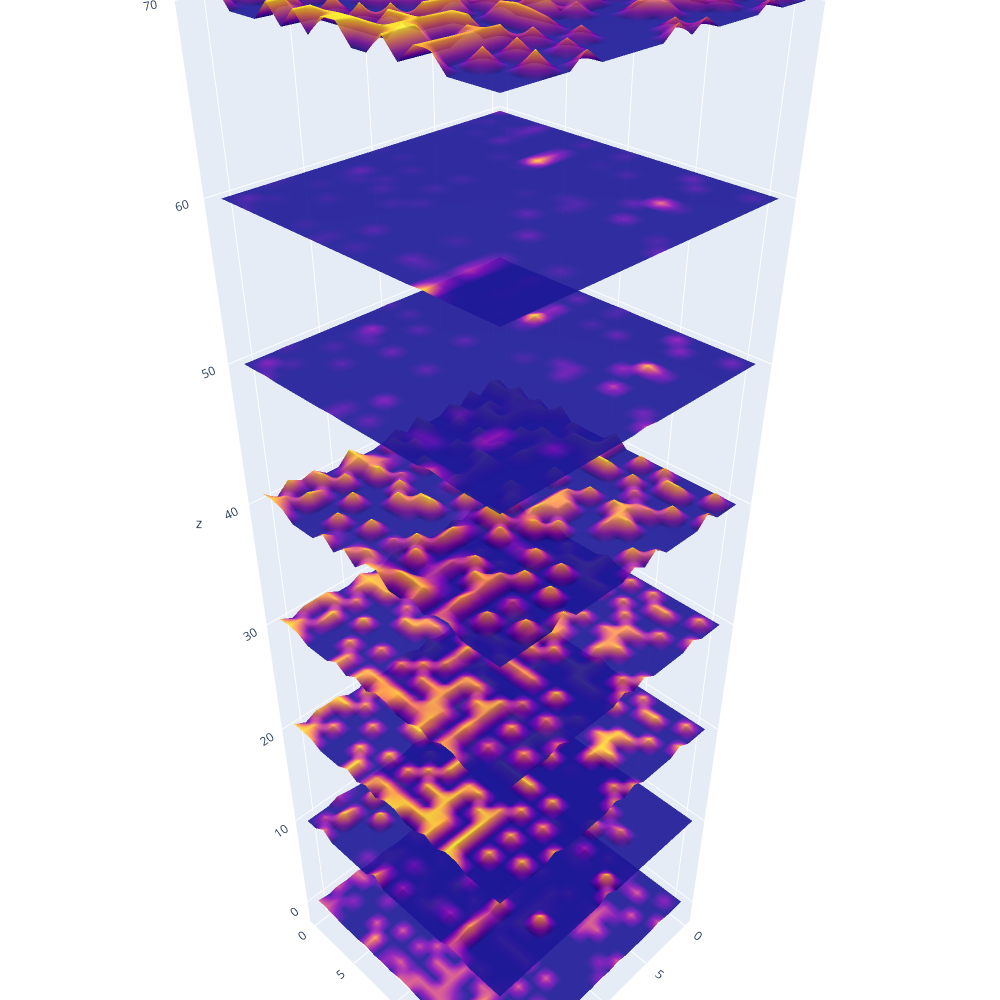

Here is the notebook cell this chart was saved with:
### Code cell
import plotly.graph_objects as go

fig = go.Figure(data=[
    go.Surface(z=layers_for_plot[0], showscale=False, opacity=0.9,name=features[0]),
    go.Surface(z=layers_for_plot[1]+10, showscale=False, opacity=0.9,name=features[1]),
    go.Surface(z=layers_for_plot[2]+20, showscale=False, opacity=0.9,name=features[2]),
    go.Surface(z=layers_for_plot[3]+30, showscale=False, opacity=0.9,name=features[3]),
    go.Surface(z=layers_for_plot[4]+40, showscale=False, opacity=0.9,name=features[4]),
    go.Surface(z=layers_for_plot[5]+50, showscale=False, opacity=0.9,name=features[5]),
    go.Surface(z=layers_for_plot[6]+60, showscale=False, opacity=0.9,name=features[6]),
    go.Surface(z=layers_for_plot[7]+70, showscale=False, opacity=0.9,name=features[7]),
    go.Surface(z=layers_for_plot[8]+80, showscale=False, opacity=0.9,name=features[8])
])
fig.update_layout(
    autosize=False,
    width=1000,
    height=1000,
    margin=dict(
        l=0,
        r=0,
        b=0,
        t=0,
        pad=0
    )
)
fig.show()

### Figure 1 — Plotly figure (JSON) as saved in the notebook; plotly's stock layout.template omitted (floating-point values rounded to 4 significant figures; data arrays with more than 128 entries replaced by an {"elided": "..."} marker saying what was removed)
{"data": [{"name": "cn", "opacity": 0.9, "showscale": false, "z": {"elided": "22x22 float values"}, "type": "surface"}, {"name": "log10_distanceToNearestCNV", "opacity": 0.9, "showscale": false, "z": {"elided": "22x22 float values"}, "type": "surface"}, {"name": "logR", "opacity": 0.9, "showscale": false, "z": {"elided": "22x22 float values"}, "type": "surface"}, {"name": "changepoint", "opacity": 0.9, "showscale": false, "z": {"elided": "22x22 float values"}, "type": "surface"}, {"name": "log10_segmentSize", "opacity": 0.9, "showscale": false, "z": {"elided": "22x22 float values"}, "type": "surface"}, {"name": "loh", "opacity": 0.9, "showscale": false, "z": {"elided": "22x22 float values"}, "type": "surface"}, {"name": "allelicImbalance", "opacity": 0.9, "showscale": false, "z": {"elided": "22x22 float values"}, "type": "surface"}, {"name": "log10_distToCentromere", "opacity": 0.9, "showscale": false, "z": {"elided": "22x22 float values"}, "type": "surface"}, {"name": "replication_timing", "opacity": 0.9, "showscale": false, "z": {"elided": "22x22 float values"}, "type": "surface"}], "layout": {"margin": {"l": 0, "r": 0, "b": 0, "t": 0, "pad": 0}, "autosize": false, "width": 1000, "height": 1000}}
